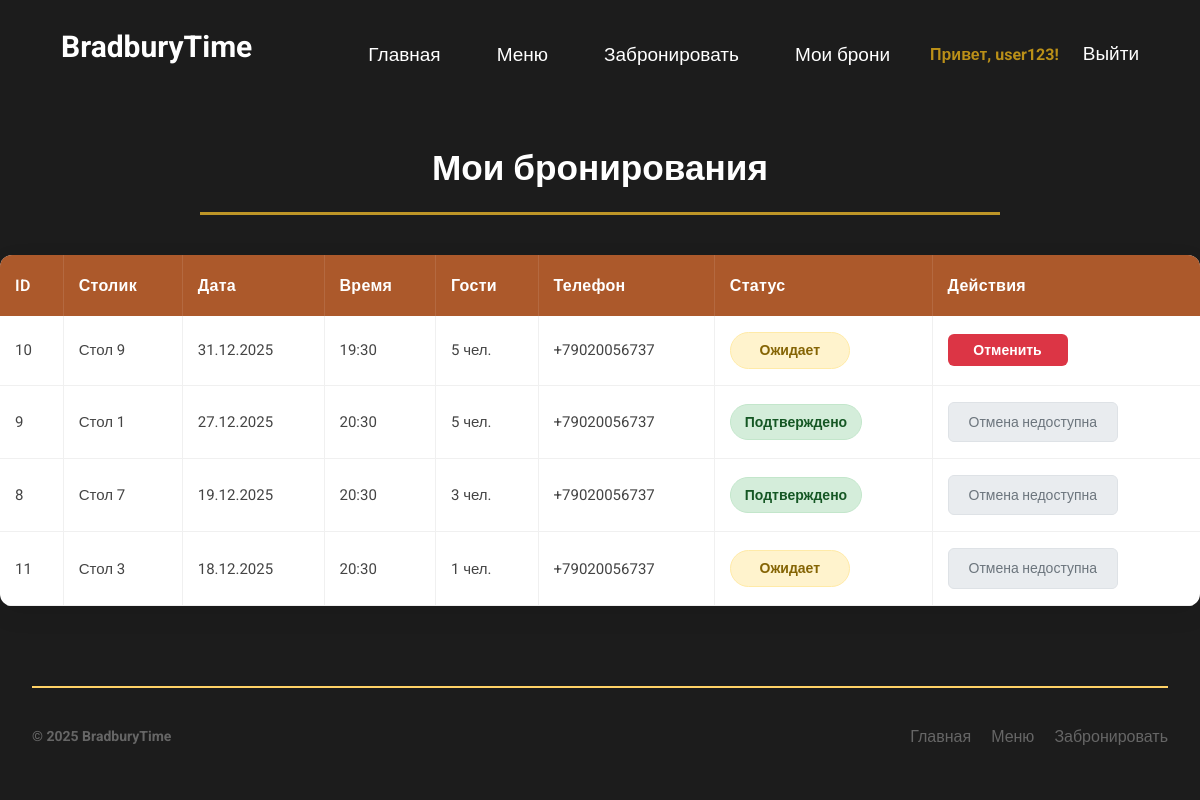
Screenshot of /booking/my-bookings/ (signed in) with the database file from the repository.
### booking/models.py (models this page shows, shortened)
class Booking(models.Model):
    user = models.ForeignKey(User, on_delete=models.CASCADE, verbose_name='Пользователь')
    table_number = models.IntegerField(choices=TABLE_CHOICES, verbose_name='Номер столика')
    date = models.DateField(verbose_name='Дата бронирования')
    time = models.CharField(max_length=5, choices=TIME_CHOICES, verbose_name='Время')
    guests = models.IntegerField(
        verbose_name='Количество гостей',
        validators=[MinValueValidator(1), MaxValueValidator(5)],
        default=1
    )
    phone = models.CharField(
        max_length=20,
        verbose_name='Телефон',
        default='+7'
    )
    confirmed = models.BooleanField(default=False, verbose_name='Подтверждено')
    created_at = models.DateTimeField(default=timezone.now, verbose_name='Дата создания')
    def get_booking_datetime(self):
        try:
            naive_datetime = datetime.combine(
                self.date,
                datetime.strptime(self.time, '%H:%M').time()
            )
            return timezone.make_aware(naive_datetime)
        except:
            return timezone.make_aware(datetime.combine(self.date, datetime_time.min))
    def can_cancel(self):
        try:
            booking_datetime = self.get_booking_datetime()
            now = timezone.now()
            time_diff = booking_datetime - now
            return time_diff.total_seconds() > 10 * 3600
        except:
            return True
    class Meta:
        verbose_name = 'Бронирование'
        verbose_name_plural = 'Бронирования'

### booking/views.py (the view)
# urls.py: path('my-bookings/', views.my_bookings, name='my_bookings'),
@login_required
def my_bookings(request):
    bookings = Booking.objects.filter(user=request.user).order_by('-date', '-time')
    return render(request, 'booking/my_booking.html', {'bookings': bookings})

### templates/booking/my_booking.html (shortened to what this page needs)
{% extends 'base.html' %}
{% load static %}
{% block content %}
<div class="bookings-container">
    <h2 class="book-title">Мои бронирования</h2>
    {% if bookings %}
    <table class="bookings-table">
        <thead>
            <tr>
                <th>ID</th>
                <th>Столик</th>
                <th>Дата</th>
                <th>Время</th>
                <th>Гости</th>
                <th>Телефон</th>
                <th>Статус</th>
                <th>Действия</th>
            </tr>
        </thead>
        <tbody>
            {% for booking in bookings %}
            <tr>
                <td data-label="ID">{{ booking.id }}</td>
                <td data-label="Столик">{{ booking.get_table_number_display }}</td>
                <td data-label="Дата">{{ booking.date|date:"d.m.Y" }}</td>
                <td data-label="Время">{{ booking.time }}</td>
                <td data-label="Гости">{{ booking.guests }} чел.</td>
                <td data-label="Телефон">{{ booking.phone }}</td>
                <td data-label="Статус">
                    {% if booking.confirmed %}
                    <span class="status-confirmed">Подтверждено</span>
                    {% else %}
                    <span class="status-pending">Ожидает</span>
                    {% endif %}
                </td>
                <td data-label="Действия">
                    {% if booking.can_cancel %}
                    <form action="{% url 'cancel_booking' booking.id %}" method="post">
                        <button type="submit" class="cancel-btn" onclick="return confirm('Отменить бронирование?')">
                            Отменить
                        </button>
                    </form>
                    {% else %}
                    <span class="cancel-disabled">Отмена недоступна</span>
                    {% endif %}
                </td>
            </tr>
            {% endfor %}
        </tbody>
    </table>
    {% else %}
    <p class="no-bookings">У вас нет активных бронирований.</p>
    {% endif %}
</div>
{% endblock %}

### templates/base.html (shortened to what this page needs)
{% load static %}
<!DOCTYPE html>
<html lang="ru">
<head>
    <link rel="stylesheet" href="{% static 'css/style.css' %}">
</head>
<body>
    <header>
        <h1>BradburyTime</h1>
        <nav class="nav__menu-container">
            <a class="nav__menu" href="/">Главная</a>
            <a class="nav__menu" href="/menu/">Меню</a>
            {% if user.is_authenticated %}
                <a class="nav__menu" href="/booking/create/">Забронировать</a>
              <a class="nav__menu" href="{% url 'my_bookings' %}">Мои брони</a>
                <span>Привет, {{ user.username }}!</span>
                <form action="{% url 'logout' %}" method="post" style="display:inline;">
                    <button type="submit" class="nav__logaut" style="">
                        Выйти
                    </button>
                </form>
            {% endif %}
        </nav>
    </header>
    <main>
        {% block content %}{% endblock %}
    </main>
    <footer>
        <hr>
        <div class="footer-content">
            <p class="footer-text"><strong>© 2025 BradburyTime</strong></p>
            <div class="footer-links">
                <a href="/">Главная</a>
                <a href="/menu/">Меню</a>
                <a href="/booking/create/">Забронировать</a>
            </div>
        </div>
    </footer>
</body>
</html>

### static/css/style.css (style rules this page uses)
* { margin: 0; padding: 0; box-sizing: border-box; }
body { font-family: "Roboto", sans-serif; line-height: 1.6; color: #333; background-color: #1c1c1c; }
header { background-color: #1c1c1c; color: white; padding: 1rem 2rem; display: flex; justify-content: center; align-items: center; gap: 100px; }
header h1 { font-size: 30px; margin-bottom: 1rem; color: #ffffff; text-align: center; }
.nav__menu-container { display: flex; justify-content: center; align-items: center; flex-wrap: wrap; gap: 1.5rem; padding: 1rem 0; }
.nav__menu { color: white; text-decoration: none; font-weight: 500; padding: 0.5rem 1rem; border-radius: 4px; transition: all 0.3s ease; font-size: 19px; }
nav span { color: #bb9018; font-weight: bold; }
nav button { background: none; border: none; color: #ffd166; cursor: pointer; font-weight: 500; padding: 0.5rem 1rem; }
.nav__logaut { background: none; border: none; color: rgb(255, 255, 255); cursor: pointer; padding: 0; font-size: 19px; }
footer { background-color: #1c1c1c; color: white; text-align: center; padding: 2rem; margin-top: 3rem; }
footer hr { border: none; border-top: 2px solid #ffd166; margin-bottom: 1rem; }
.footer-content { display: flex; justify-content: space-between; align-items: center; flex-wrap: wrap; gap: 20px; padding: 20px 0; }
.footer-text { color: #666; font-size: 14px; }
.footer-links { display: flex; gap: 20px; flex-wrap: wrap; }
.footer-links a { color: #666; text-decoration: none; }
h2 { font-size: 2.5rem; color: #333; margin-bottom: 1.5rem; font-weight: 600; }
.book-title { text-align: center; font-size: 2.2rem; margin: 30px 0 40px 0; color: #ffffff; font-weight: 700; padding-bottom: 15px; border-bottom: 3px solid rgba(218, 171, 42, 0.85); max-width: 800px; margin-left: auto; margin-right: auto; }
.bookings-table { width: 100%; max-width: 1200px; margin: 0 auto 40px; border-collapse: collapse; background-color: white; border-radius: 12px; overflow: hidden; box-shadow: 0 8px 25px rgba(0, 0, 0, 0.08); font-size: 15px; }
.bookings-table thead { background: rgba(164, 71, 21, 0.9); }
.bookings-table th { padding: 18px 15px; text-align: left; color: white; font-weight: 600; font-size: 16px; letter-spacing: 0.3px; border-right: 1px solid rgba(255, 255, 255, 0.1); }
.bookings-table th:last-child { border-right: none; }
.bookings-table tbody tr { border-bottom: 1px solid #f0f0f0; transition: all 0.2s ease; }
.bookings-table td { padding: 16px 15px; color: #444; vertical-align: middle; border-right: 1px solid #f0f0f0; }
.bookings-table td:last-child { border-right: none; }
.status-confirmed { display: inline-block; padding: 6px 14px; background-color: #d4edda; color: #155724; border-radius: 20px; font-size: 14px; font-weight: 600; min-width: 120px; text-align: center; border: 1px solid #c3e6cb; }
.status-pending { display: inline-block; padding: 6px 14px; background-color: #fff3cd; color: #856404; border-radius: 20px; font-size: 14px; font-weight: 600; min-width: 120px; text-align: center; border: 1px solid #ffeaa7; }
.cancel-btn { padding: 8px 20px; background-color: #dc3545; color: white; border: none; border-radius: 6px; font-size: 14px; font-weight: 600; cursor: pointer; transition: all 0.3s ease; min-width: 120px; }
.cancel-disabled { display: inline-block; padding: 8px 20px; background-color: #e9ecef; color: #6c757d; border-radius: 6px; font-size: 14px; font-weight: 500; min-width: 120px; text-align: center; border: 1px solid #dee2e6; }

### rows the page displays
Booking: id "10", table_number "Стол 9", date "31.12.2025", time "19:30", guests "5", phone "+79020056737", confirmed "Ожидает", shows "Отменить"
Booking: id "9", table_number "Стол 1", date "27.12.2025", time "20:30", guests "5", phone "+79020056737", confirmed "Подтверждено", shows "Отмена недоступна"
Booking: id "8", table_number "Стол 7", date "19.12.2025", time "20:30", guests "3", phone "+79020056737", confirmed "Подтверждено", shows "Отмена недоступна"
Booking: id "11", table_number "Стол 3", date "18.12.2025", time "20:30", guests "1", phone "+79020056737", confirmed "Ожидает", shows "Отмена недоступна"

### other values shown
{{ user.username }} "user123"
